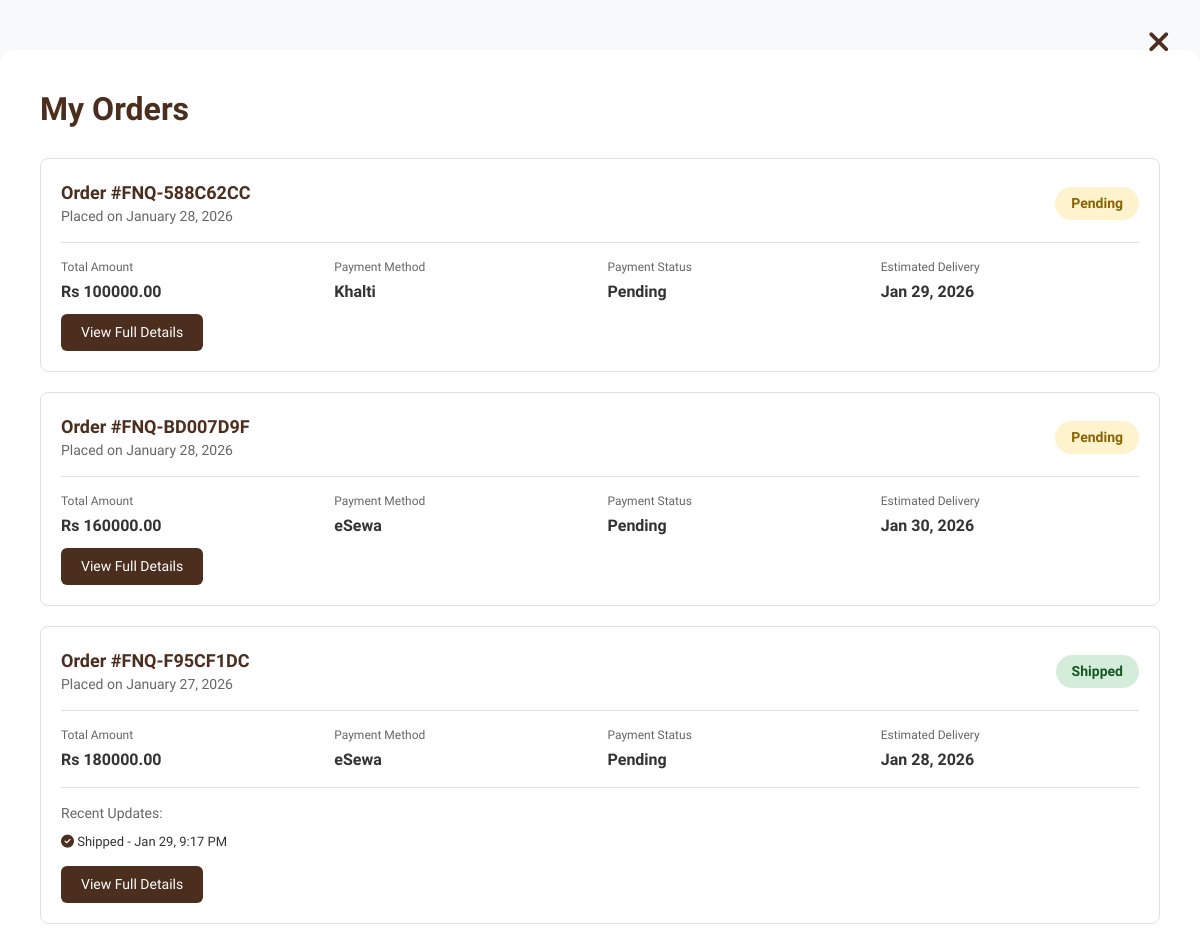
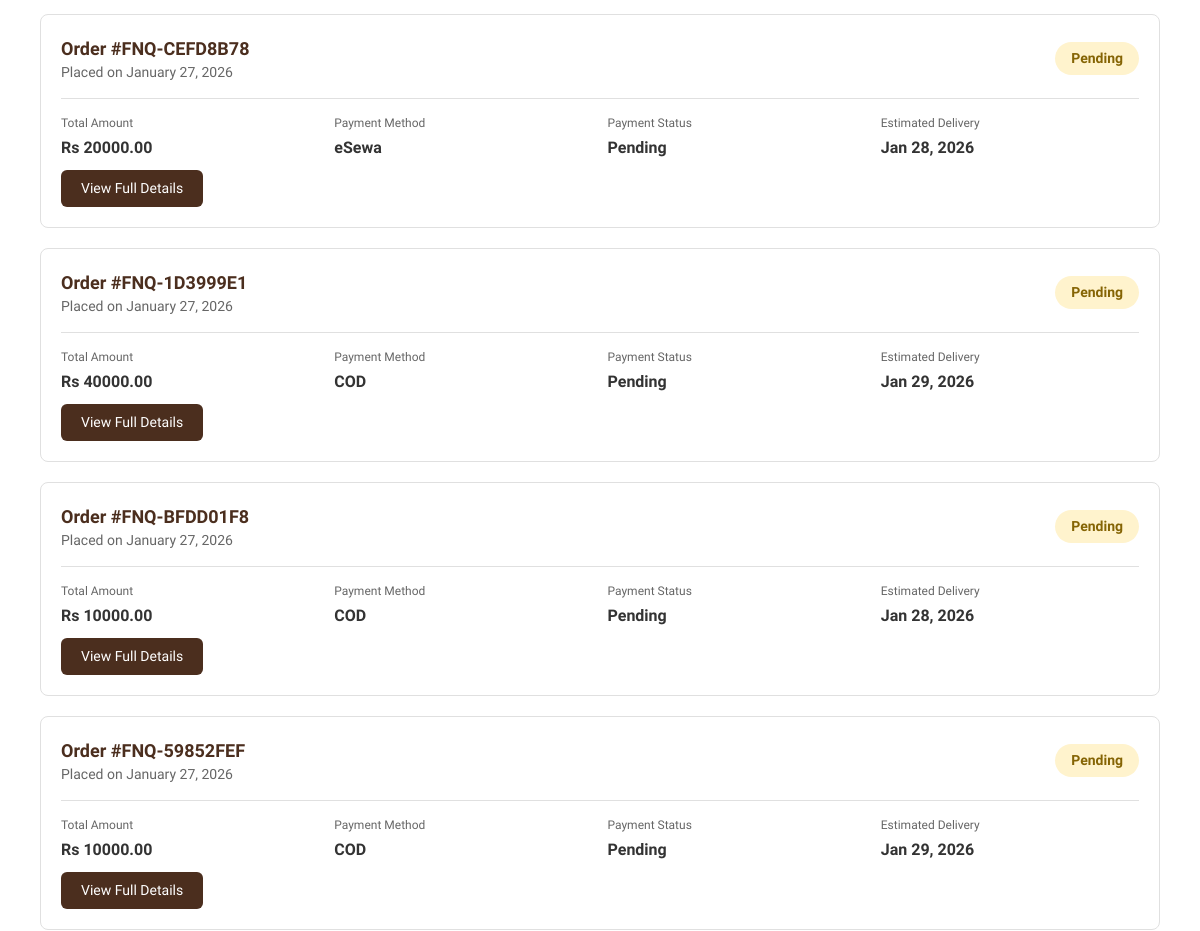
/my-orders/ (signed in, upper part), run on an earlier commit of the app's database (2 pictures, top to bottom).
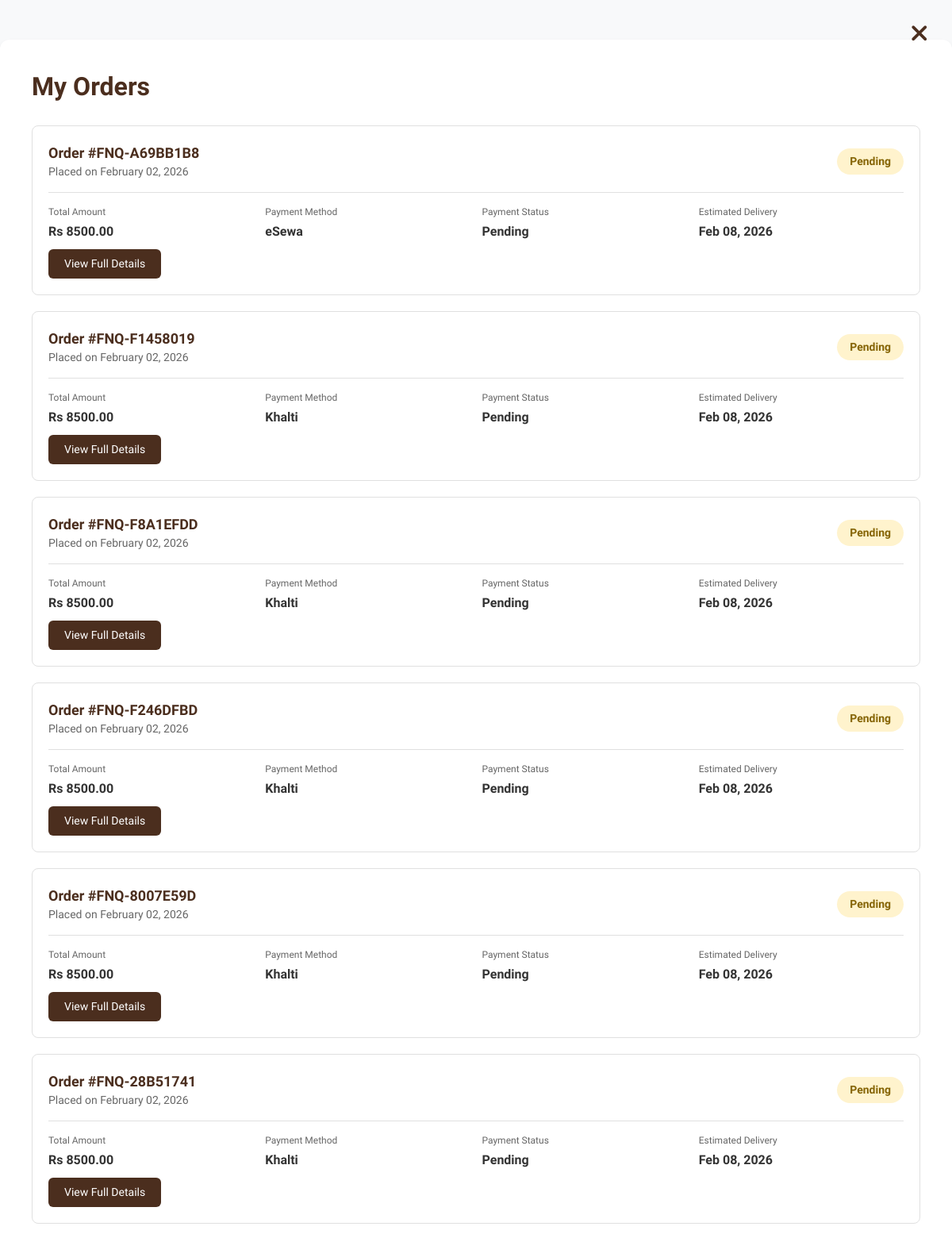
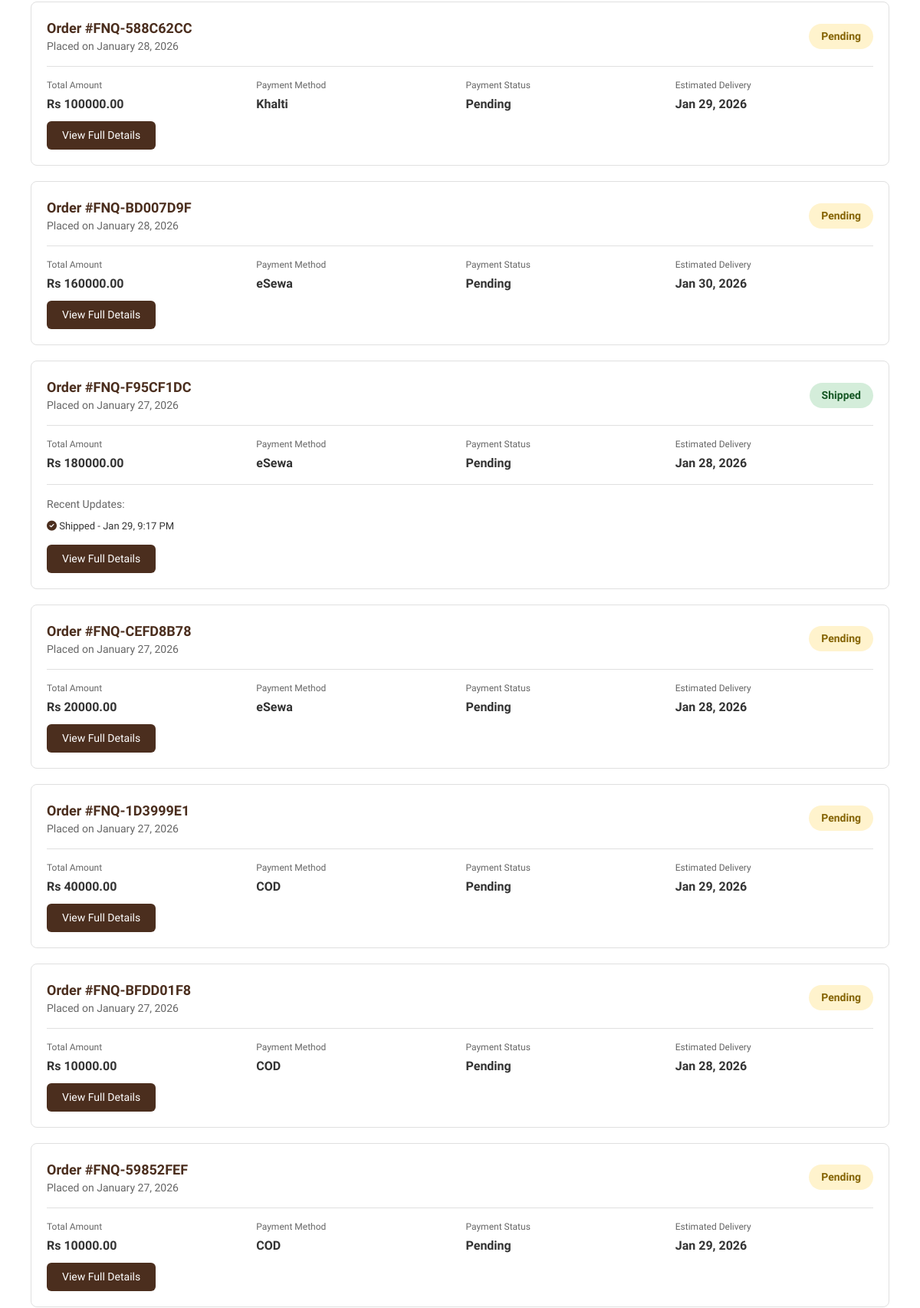
And on a later commit of the database (2 pictures, top to bottom).
### inventory/models.py (models this page shows, shortened)
class Order(models.Model):
    STATUS_CHOICES = [
        ('Pending', 'Pending'),
        ('Confirmed', 'Confirmed'),
        ('Processing', 'Processing'),
        ('Ready', 'Ready for Delivery'),
        ('Shipped', 'Shipped'),
        ('Delivered', 'Delivered'),
        ('Delayed', 'Delayed'),
    ]
    customer = models.ForeignKey(User, on_delete=models.CASCADE)
    items_summary = models.TextField() #stores cart detail
    total_price = models.DecimalField(max_digits=10, decimal_places=2)
    order_date = models.DateTimeField(auto_now_add=True)
    delivery_date = models.DateTimeField(default=timezone.now() + timedelta(days=3))
    status = models.CharField(max_length=20, default='Pending', choices=STATUS_CHOICES)
    payment_method = models.CharField(max_length=20, default='COD', choices=[('eSewa', 'eSewa'), ('Khalti', 'Khalti'), ('COD', 'Cash on Delivery')])
    payment_status = models.CharField(max_length=20, default='Pending')
    delivery_address = models.TextField(blank=True, null=True)
    delivery_phone = models.CharField(max_length=15, blank=True, null=True)
    delivery_instructions = models.TextField(blank=True, null=True)
    tracking_number = models.CharField(max_length=50, unique=True, blank=True, null=True)
    estimated_delivery_date = models.DateTimeField(blank=True, null=True)
    assigned_staff = models.ForeignKey(
        User,
        on_delete=models.SET_NULL,
        null=True,
        blank=True,
        limit_choices_to={'is_staff': True},
        related_name='staff_orders'
    )

class OrderStatusHistory(models.Model):
    order = models.ForeignKey(Order, on_delete=models.CASCADE, related_name='status_history')
    old_status = models.CharField(max_length=20, blank=True, null=True)
    new_status = models.CharField(max_length=20)
    changed_by = models.ForeignKey(User, on_delete=models.SET_NULL, null=True, blank=True)
    changed_at = models.DateTimeField(auto_now_add=True)
    notes = models.TextField(blank=True, null=True)
    class Meta:
        ordering = ['-changed_at']
        verbose_name_plural = 'Order Status Histories'

### inventory/views.py (the view)
# urls.py: path('my-orders/', views.order_history, name='order_history'),
@login_required(login_url='user')
def order_history(request):
    orders = Order.objects.filter(customer=request.user).order_by('-order_date')
    for order in orders:
        order.history = order.status_history.all()[:3]  # Last 3 status changes
    return render(request, 'inventory/order_history.html', {
        'orders': orders
    })

### custom_admin/context_processors.py (called while the page is built)
def admin_context(request):
    context = {}
    if request.user.is_authenticated and request.user.is_staff:
        if request.user.is_superuser:
            pending_staff = Profile.objects.filter(
                is_approved=False,
                user__is_staff=True
            ).count()
            context['pending_staff'] = pending_staff
    return context

### inventory/context_processors.py (called while the page is built)
def global_context(request):
    context = {}
    context['site_content'] = WebsiteContent.objects.first()
    if request.user.is_authenticated:
        context['saved_count'] = SavedItem.objects.filter(user=request.user).count()
        unread_notifs = Notification.objects.filter(user=request.user, is_read=False).order_by('-created_at')
        context['notif_count'] = unread_notifs.count()
        context['notifications'] = unread_notifs[:5]
    else:
        context['saved_count'] = 0
        context['notif_count'] = 0
        context['notifications'] = []
    return context

### inventory/templates/inventory/order_history.html (shortened to what this page needs)
{% load static %}
<!DOCTYPE html>
<html lang="en">
<head>
    <link href="https://cdn.jsdelivr.net/npm/bootstrap@5.3.0/dist/css/bootstrap.min.css" rel="stylesheet">
    <link rel="stylesheet" href="https://cdnjs.cloudflare.com/ajax/libs/font-awesome/6.5.0/css/all.min.css">
</head>
<body>
    <a href="{% url 'home' %}" style="position: absolute; top: 20px; right: 30px; font-size: 30px; color: #4b2e1e; text-decoration: none; z-index: 1000; transition: transform 0.2s;" onmouseover="this.style.transform='scale(1.1)'" onmouseout="this.style.transform='scale(1)'">
        <i class="fas fa-times"></i>
    </a>
    <div class="orders-container">
        <h1 class="page-header">My Orders</h1>
        {% if orders %}
        {% for order in orders %}
        <div class="order-card">
            <div class="order-header">
                <div>
                    <div class="order-id">Order #{{ order.tracking_number }}</div>
                    <div style="font-size:14px; color:#666;">Placed on {{ order.order_date|date:"F d, Y" }}</div>
                </div>
                <div class="order-status status-{{ order.status|lower }}">
                    {{ order.status }}
                </div>
            </div>
            <div class="order-details">
                <div class="detail-item">
                    <span class="detail-label">Total Amount</span>
                    <span class="detail-value">Rs {{ order.total_price }}</span>
                </div>
                <div class="detail-item">
                    <span class="detail-label">Payment Method</span>
                    <span class="detail-value">{{ order.payment_method }}</span>
                </div>
                <div class="detail-item">
                    <span class="detail-label">Payment Status</span>
                    <span class="detail-value">{{ order.payment_status }}</span>
                </div>
                <div class="detail-item">
                    <span class="detail-label">Estimated Delivery</span>
                    <span class="detail-value">{{ order.estimated_delivery_date|date:"M d, Y" }}</span>
                </div>
            </div>
            {% if order.history %}
            <div style="margin-top:15px; padding-top:15px; border-top:1px solid #e0e0e0;">
                <div style="font-size:14px; color:#666; margin-bottom:8px;">Recent Updates:</div>
                {% for history in order.history %}
                <div style="font-size:13px; color:#333; margin-bottom:4px;">
                    <i class="fas fa-check-circle" style="color:#4b2e1e;"></i>
                    {{ history.new_status }} - {{ history.changed_at|date:"M d, g:i A" }}
                </div>
                {% endfor %}
            </div>
            {% endif %}
            <a href="{% url 'order_detail' order.id %}" class="btn-view-details">View Full Details</a>
        </div>
        {% endfor %}
        {% endif %}
    </div>
</body>
</html>

What changed in the data, as far as the page shows it:
added Order: tracking_number "FNQ-A69BB1B8", order_date "February 02, 2026", status "Pending", total_price "8500.00", payment_method "eSewa", payment_status "Pending", estimated_delivery_date "Feb 08, 2026"
added Order: tracking_number "FNQ-F1458019", order_date "February 02, 2026", status "Pending", total_price "8500.00", payment_method "Khalti", payment_status "Pending", estimated_delivery_date "Feb 08, 2026"
added Order: tracking_number "FNQ-F8A1EFDD", order_date "February 02, 2026", status "Pending", total_price "8500.00", payment_method "Khalti", payment_status "Pending", estimated_delivery_date "Feb 08, 2026"
added Order: tracking_number "FNQ-F246DFBD", order_date "February 02, 2026", status "Pending", total_price "8500.00", payment_method "Khalti", payment_status "Pending", estimated_delivery_date "Feb 08, 2026"
added Order: tracking_number "FNQ-8007E59D", order_date "February 02, 2026", status "Pending", total_price "8500.00", payment_method "Khalti", payment_status "Pending", estimated_delivery_date "Feb 08, 2026"
added Order: tracking_number "FNQ-28B51741", order_date "February 02, 2026", status "Pending", total_price "8500.00", payment_method "Khalti", payment_status "Pending", estimated_delivery_date "Feb 08, 2026"
